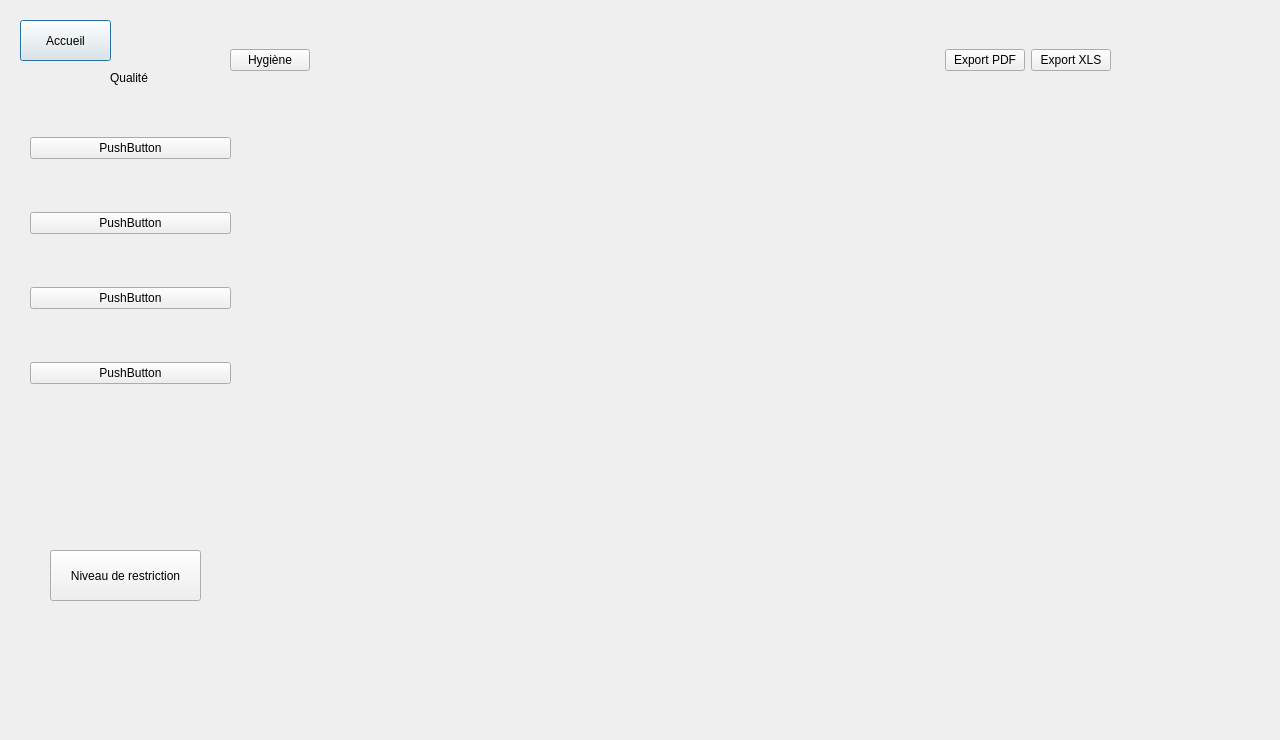
<?xml version="1.0" encoding="UTF-8"?>
<ui version="4.0">
 <class>Dialog</class>
 <widget class="QDialog" name="Dialog">
  <property name="geometry">
   <rect>
    <x>0</x>
    <y>0</y>
    <width>1280</width>
    <height>740</height>
   </rect>
  </property>
  <property name="windowTitle">
   <string>Dialog</string>
  </property>
  <widget class="QPushButton" name="ButtonAccueil">
   <property name="geometry">
    <rect>
     <x>20</x>
     <y>20</y>
     <width>91</width>
     <height>41</height>
    </rect>
   </property>
   <property name="text">
    <string>Accueil</string>
   </property>
  </widget>
  <widget class="QWidget" name="horizontalLayoutWidget">
   <property name="geometry">
    <rect>
     <x>230</x>
     <y>30</y>
     <width>881</width>
     <height>61</height>
    </rect>
   </property>
   <layout class="QHBoxLayout" name="horizontalLayout">
    <item>
     <widget class="QPushButton" name="ButtonHygiene">
      <property name="text">
       <string>Hygiène</string>
      </property>
     </widget>
    </item>
    <item>
     <spacer name="horizontalSpacer">
      <property name="orientation">
       <enum>Qt::Horizontal</enum>
      </property>
      <property name="sizeHint" stdset="0">
       <size>
        <width>40</width>
        <height>20</height>
       </size>
      </property>
     </spacer>
    </item>
    <item>
     <widget class="QPushButton" name="ButtonExportpdf">
      <property name="text">
       <string>Export PDF</string>
      </property>
     </widget>
    </item>
    <item>
     <widget class="QPushButton" name="ButtonExportxls">
      <property name="text">
       <string>Export XLS</string>
      </property>
     </widget>
    </item>
   </layout>
  </widget>
  <widget class="QWidget" name="verticalLayoutWidget">
   <property name="geometry">
    <rect>
     <x>30</x>
     <y>90</y>
     <width>201</width>
     <height>341</height>
    </rect>
   </property>
   <layout class="QVBoxLayout" name="verticalLayout">
    <item>
     <widget class="QPushButton" name="pushButton_6">
      <property name="text">
       <string>PushButton</string>
      </property>
     </widget>
    </item>
    <item>
     <widget class="QPushButton" name="pushButton_5">
      <property name="text">
       <string>PushButton</string>
      </property>
     </widget>
    </item>
    <item>
     <widget class="QPushButton" name="pushButton_7">
      <property name="text">
       <string>PushButton</string>
      </property>
     </widget>
    </item>
    <item>
     <widget class="QPushButton" name="pushButton_8">
      <property name="text">
       <string>PushButton</string>
      </property>
     </widget>
    </item>
   </layout>
  </widget>
  <widget class="QPushButton" name="ButtonRestriction">
   <property name="geometry">
    <rect>
     <x>50</x>
     <y>550</y>
     <width>151</width>
     <height>51</height>
    </rect>
   </property>
   <property name="text">
    <string>Niveau de restriction</string>
   </property>
  </widget>
  <widget class="QLabel" name="label">
   <property name="geometry">
    <rect>
     <x>110</x>
     <y>70</y>
     <width>41</width>
     <height>16</height>
    </rect>
   </property>
   <property name="text">
    <string>Qualité</string>
   </property>
  </widget>
 </widget>
 <resources/>
 <connections/>
</ui>
